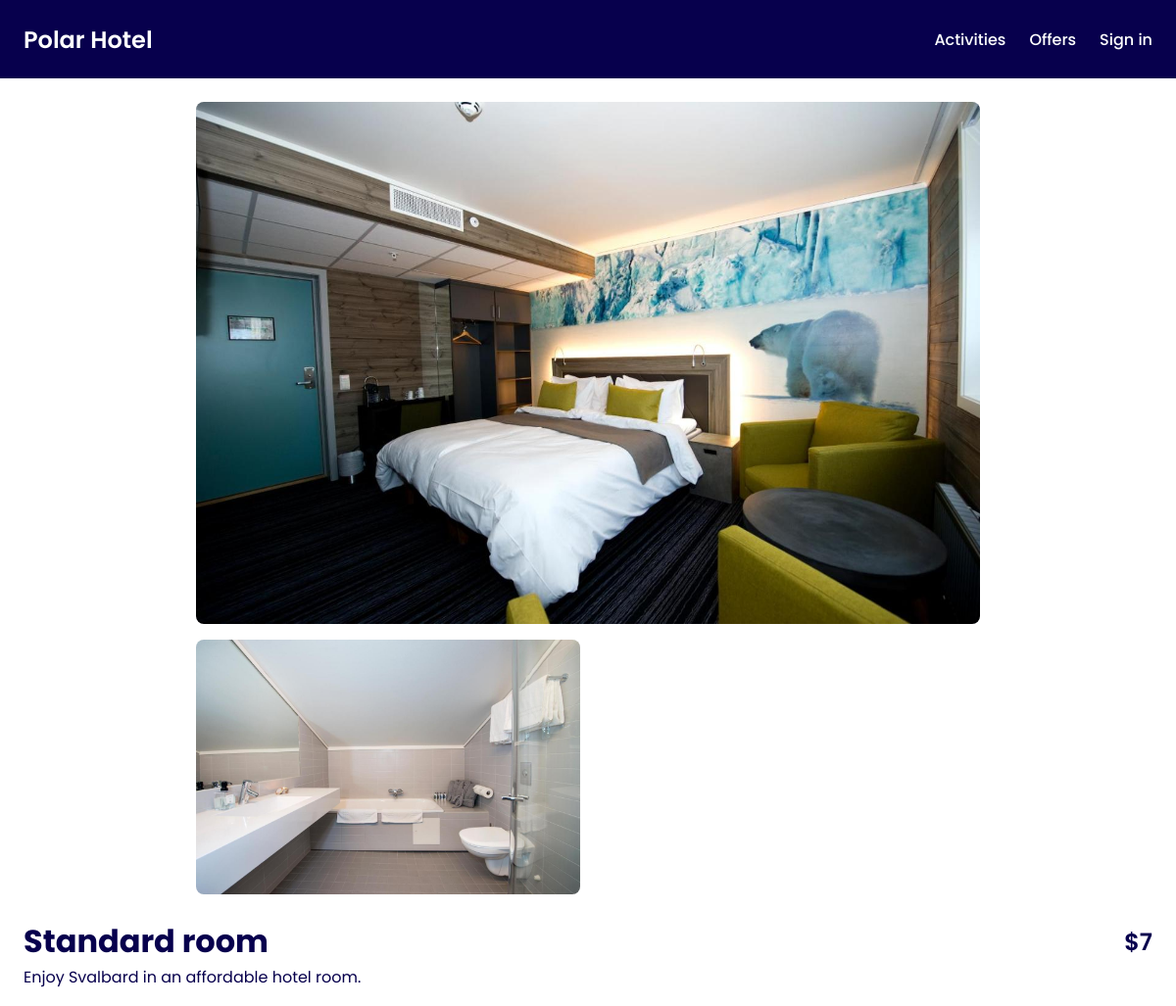
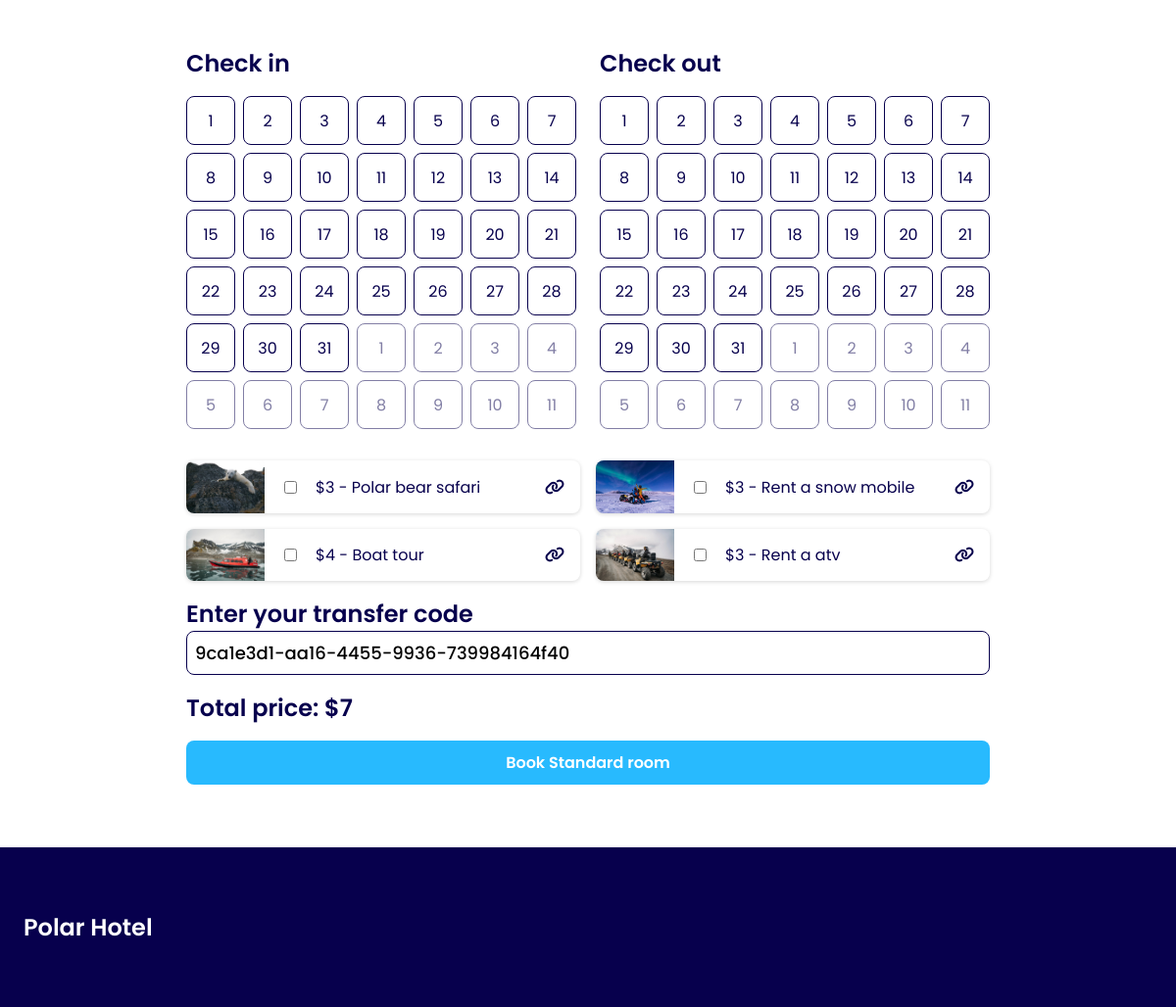
The app's page /room.php?room=1 with its own data (2 pictures, top to bottom).
### tables this page shows
CREATE TABLE activities (
	id INTEGER PRIMARY KEY,
	activity VARCHAR,
	price INTEGER,
	description VARCHAR,
	image VARCHAR
);

### app/getRooms.php (called while the page is built, shortened)
<?php
require_once __DIR__ . "/../vendor/autoload.php";
$stars = intval($_ENV["STARS"]);
$getRooms = $db->query("SELECT rooms.id, rooms.name, rooms.price, rooms.description, image_room.image FROM rooms
INNER JOIN image_room ON image_room.room_id = rooms.id");
$getRooms->execute();
$rooms = $getRooms->fetchAll(PDO::FETCH_ASSOC);
$mappedRooms = [];
foreach ($rooms as $room) {
    $id = $room["id"];
    $price = intval($room["price"]);
    $price = $price + $stars;
    if (!isset($mappedRooms[$id])) {
        $mappedRooms[$id] = [
            "id" => $id,
            "name" => $room["name"],
            "price" => $price,
            "description" => $room["description"],
            "images" => [],
        ];
    }
    $mappedRooms[$id]["images"][] = $room["image"];
}
$rooms = array_values($mappedRooms);

### app/hotelFunctions.php (called while the page is built, shortened)
<?php
function monthArrayDate(int $timeStamp): array
{
    return [
        "date" => date("Y-m-d", $timeStamp),
        "dayOfWeek" => intval(date("N", $timeStamp)),
        "dayDate" => intval(date("d", $timeStamp)),
        "month" => intval(date("m", $timeStamp)),
    ];
}
function getMonth(int $monthIndex, int $year): array
{
    $monthLength = cal_days_in_month(CAL_GREGORIAN, $monthIndex, $year);
    $month = [];
    $firstDay = date("N", mktime(0, 0, 0, $monthIndex, 1, $year));
    $daysBefore = $firstDay - 1;
    $daysAfter = 42 - $monthLength - $daysBefore;
    for ($idx = $daysBefore; $idx > 0; $idx--) {
        $timeStamp = mktime(0, 0, 0, $monthIndex, 1 - $idx, $year);
        $month[] = monthArrayDate($timeStamp);
    }
    for ($idx = 0; $idx < $monthLength; $idx++) {
        $timeStamp = mktime(0, 0, 0, $monthIndex, $idx + 1, $year);
        $month[] = monthArrayDate($timeStamp);
    }
    for ($idx = 1; $idx <= $daysAfter; $idx++) {
        $timeStamp = mktime(0, 0, 0, $monthIndex, $monthLength + $idx, $year);
        $month[] = monthArrayDate($timeStamp);
    }
    return $month;
}
function filterForId(array $arrays, int $arrayId): array
{
    $filteredArray = array_filter($arrays, function ($array) use ($arrayId) {
        return $array["id"] === $arrayId;
    });
    return reset($filteredArray);
}

### app/getActivities.php (called while the page is built, shortened)
<?php
require_once __DIR__ . "/../vendor/autoload.php";
$stars = intval($_ENV["STARS"]);
$selectActivities = $db->query("SELECT * FROM activities");
$selectActivities->execute();
$activities = $selectActivities->fetchAll(PDO::FETCH_ASSOC);
$activities = array_map(function (array $activity) use ($stars) {
    return [...$activity, "price" => $activity["price"] = $activity["price"] + $stars];
}, $activities);

### room.php (the view, shortened to what this page needs)
<?php
require_once __DIR__ . "/views/header.php";
require_once __DIR__ . "/views/navigation.php";
require __DIR__ . "/app/getRooms.php";
require __DIR__ . "/app/getActivities.php";
$roomId = intval($_GET["room"]);
$room = filterForId($rooms, $roomId);
?>
<main class="room-main max-w-section">
    <div class="room-content-order">
        <div class="column room-info-container">
            <div class="space-between name-price-title">
                <h1><?= $room["name"]; ?></h1>
                <h3><?= "$" . $room["price"]; ?></h3>
            </div>
            <div><?= $room["description"]; ?></div>
        </div>
        <div class="room-gallery-grid">
            <?php foreach ($room["images"] as $image) : ?>
                <img src=<?= "./assets/images/" . $image; ?> alt="hotel room">
            <?php endforeach; ?>
        </div>
    </div>
    <form method="post" class="book-room-form">
        <div class="check-in-out-calenders">
            <div>
                <h3>Check in</h3>
                <?php
                $calendarIdentifier = "-checkin";
                require __DIR__ . "/views/calendar.php"; ?>
            </div>
            <div>
                <h3>Check out</h3>
                <?php
                $calendarIdentifier = "-checkout";
                require __DIR__ . "/views/calendar.php"; ?>
            </div>
        </div>
        <div class="room-activities">
            <?php foreach ($activities as $activity) : ?>
                <div class="room-activities-card">
                    <img src="<?= "assets/images/" . $activity["image"] ?>" alt="activity">
                    <input type="checkbox" name="activity" value="<?= $activity["id"] ?>">
                    <div><?= "$" . $activity["price"] . " - " . $activity["activity"] ?></div>
                    <a href="activities.php" class="text-dark-blue flex-grow">
                        <i class="fa-solid fa-link"></i>
                    </a>
                </div>
            <?php endforeach; ?>
        </div>
        <div>
            <label for="transfer-code">
                <h3>Enter your transfer code</h3>
            </label>
            <input placeholder="Code ..." value="9ca1e3d1-aa16-4455-9936-739984164f40" class="transfer-code-input" type="text" name="transfer-code" id="transfer-code" required>
        </div>
        <h3>Total price: <span id="total-price"><?= "$" . $room["price"] ?></span></h3>
        <button type="submit" class="submit-btn-blue">Book <?= $room["name"] ?></button>
    </form>
</main>
<?php require_once __DIR__ . "/views/footer.php"; ?>

### views/calendar.php (shortened to what this page needs)
<?php
$selectedMonth = intval(date("m", mktime(0, 0, 0, 1, 1, 2024)));
$selectedYear = intval(date("Y", mktime(0, 0, 0, 1, 1, 2024)));
$month = getMonth($selectedMonth, $selectedYear);
$identifier = $calendarIdentifier ?? '';
?>
<div class="calendar-grid">
    <?php foreach ($month as $date) : ?>
        <div id="<?= $selectedMonth === $date["month"] ? 'btn' . $identifier : '' ?>" class="calendar-cell <?= $selectedMonth !== $date["month"] ? 'offset-month' : 'current-month contain-radio'; ?>">
            <?= $date["dayDate"] ?>
        </div>
    <?php endforeach; ?>
</div>

### assets/style/style.css (style rules this page uses)
:root { --dark-blue: #07004d; --blue: #28bafe; --light-blue: #e3f5fd; --white: #fff; --rounded-md: 16px; --rounded-sm: 8px; }
* { box-sizing: border-box; font-family: "Poppins", sans-serif; }
body { min-height: 100vh; background: var(--white); color: var(--dark-blue); margin: 0; padding: 0; }
h1, h2, h3, p { margin: 0; }
h3 { font-size: 24px; font-weight: 600; }
button { border: none; cursor: pointer; }
a { color: var(--white); text-decoration: none; font-weight: 500; font-size: 1rem; }
.column { display: flex; flex-direction: column; }
.text-dark-blue { color: var(--dark-blue); }
.submit-btn-blue { background: var(--blue); color: var(--white); padding: 10px 0; font-size: 1rem; font-weight: 600; border-radius: var(--rounded-sm); }
.space-between { display: flex; justify-content: space-between; width: 100%; }
.max-w-section { max-width: 1440px; width: 100%; margin: 0 auto; }
.room-main { min-height: 100vh; padding: 104px 24px 0 24px; }
.room-gallery-grid { display: grid; grid-template-columns: repeat(2, 1fr); gap: 16px; max-width: 800px; }
.room-gallery-grid img { width: 100%; border-radius: var(--rounded-sm); }
.room-gallery-grid img:nth-child(1) { grid-column: span 2; }
.room-content-order { display: flex; gap: 24px; }
.name-price-title { align-items: center; }
.room-info-container { width: 100%; }
.book-room-form { margin: 64px auto; display: flex; flex-direction: column; gap: 16px; width: 100%; max-width: 820px; }
.calendar-grid { display: grid; grid-template-columns: repeat(7, minmax(40px, 50px)); grid-template-rows: repeat(6, minmax(40px, 50px)); place-content: center; gap: 8px; padding: 16px 0; }
.calendar-cell { padding: 8px; border: 1px solid var(--dark-blue); border-radius: var(--rounded-sm); display: flex; justify-content: center; align-items: center; user-select: none; }
.offset-month { opacity: 0.5; }
.current-month { cursor: pointer; transition: background 0.2s ease-out, color 0.2s ease-out; }
.contain-radio { position: relative; }
.check-in-out-calenders { display: flex; flex-direction: column; align-items: center; justify-content: center; gap: 24px; }
.room-activities { display: grid; grid-template-columns: repeat(auto-fill, minmax(350px, 1fr)); gap: 16px; }
.room-activities-card { display: flex; align-items: center; gap: 16px; padding-right: 16px; width: 100%; overflow: hidden; border-radius: var(--rounded-sm); box-shadow: rgba(0, 0, 0, 0.16) 0px 1px 4px; }
.room-activities-card img { width: 80px; object-fit: cover; object-position: center; }
.flex-grow { flex-grow: 1; text-align: end; }
.transfer-code-input { width: 100%; border: 1px solid var(--dark-blue); border-radius: var(--rounded-sm); padding: 8px; font-size: 18px; font-weight: 500; }

### assets/style/mediaQuery.css (style rules this page uses)
@media (max-width: 1200px) { .room-content-order { flex-direction: column-reverse; } }
@media (max-width: 1200px) { .room-gallery-grid { margin: 0 auto; } }
@media (min-width: 900px) { .check-in-out-calenders { flex-direction: row; } }

### records on screen
activities: price "3", image (picture), activity "Polar bear safari"
activities: image (picture), price "3", activity "Rent a snow mobile"
activities: image (picture), price "4", activity "Boat tour"
activities: image (picture), price "3", activity "Rent a atv"

### other values on screen
$room["name"] "Standard room"
$room["price"] "7"
$room["description"] "Enjoy Svalbard in an affordable hotel room."
$date["dayDate"] "1"
$date["dayDate"] "2"
$date["dayDate"] "4"
$date["dayDate"] "5"
$date["dayDate"] "6"
$date["dayDate"] "7"
$date["dayDate"] "8"
$date["dayDate"] "9"
$date["dayDate"] "10"
$date["dayDate"] "11"
$date["dayDate"] "12"
$date["dayDate"] "13"
